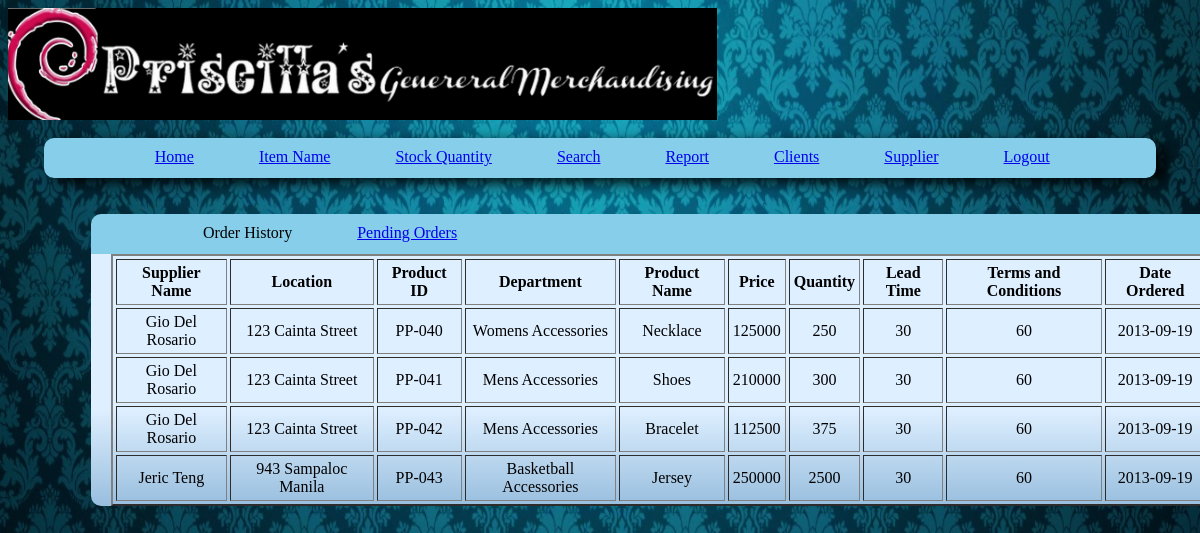
/order_history.php?token=saokjdowemiutj3c0r923u4t3qrc30rcj30rjwx3jfr3c0xfj04rfcmjr098ojgtmrk90gwj6rcfrioughwerg&id=client2 (signed in), run on the app's committed database.
### tables this page shows
CREATE TABLE IF NOT EXISTS `client2_history` (
  `id` int(11) NOT NULL,
  `client_name` varchar(50) DEFAULT NULL,
  `location` varchar(50) DEFAULT NULL,
  `prod_id` int(11) NOT NULL,
  `dept` varchar(50) DEFAULT NULL,
  `prod_name` varchar(50) DEFAULT NULL,
  `price` float DEFAULT NULL,
  `unit` varchar(35) NOT NULL,
  `quantity` int(11) DEFAULT NULL,
  `lead_time` varchar(50) DEFAULT NULL,
  `terms` varchar(50) NOT NULL,
  `date_ordered` date NOT NULL,
  PRIMARY KEY (`prod_id`),
  UNIQUE KEY `prod_id` (`prod_id`)
);

### order_history.php (the view, shortened to what this page needs)
<html>
<head>
	<link rel="stylesheet" href="style-admin.css" />
</head>
<body>
<?php
$user = $_GET['id'];
$token = $_GET['token'];
?>
	<img src="images/header.jpg"/><br/><Br/>
		<div class="header">
			<div class="tab1">
				<div class="tab2"><a href="admin.php">Home</a></div>
				<div class="tab2"><a href="itemname.php">Item Name</a></div>
				<div class="tab2"><a href="stockquantity.php">Stock Quantity</a></div>
				<div class="tab2"><a href="search.php">Search</a></div>
				<div class="tab2"><a href="report.php">Report</a></div>
				<div class="tab2"><a href="clients.php">Clients</a></div>
				<div class="tab2"><a href="supplier.php">Supplier</a></div>
				<div class="tab2"><a href="logout.php">Logout</a></div>
			</div>
		</div>
		<div id="container">
			<div id="upper-tab">
				<div id="crud-item">
					<div class="tab-cont">Order History</div>
					<div class="tab-cont"><a href="<?php Print "pendingorders.php?token=$token&id=$user"; ?>">Pending Orders</a></div>
					<?php
					$page = (isset($_GET['page'])) ? (int)$_GET['page'] : 1;
					$start = ($page - 1) * 10;
					?>
				</div>
			</div>
			<div id="item-names">
				<table BORDER="2"    WIDTH="100%"   CELLPADDING="4" CELLSPACING="3">
				<TR>
					<TH>Supplier Name</TH>
					<TH>Location</TH>
					<TH>Product ID</TH>
					<TH>Department</TH>
					<TH>Product Name</TH>
					<TH>Price</TH>
					<TH>Quantity</TH>
					<TH>Lead Time</TH>
					<TH>Terms and Conditions</TH>
					<TH>Date Ordered</TH>
				</TR>
				<?php
					$table = "$user"."_history";
					$query = mysql_query("Select * from $table LIMIT $start, 10");
					while($row = mysql_fetch_assoc($query)){
						Print "<TR>";
						Print '<TD Align = "Center">'.$row['client_name'].'</TD>';
						Print '<TD Align = "Center">'.$row['location'].'</TD>';
							$len = strlen($row['prod_id']);
						if($len == 1){
							Print '<TD Align = "Center">PP-00'.$row['prod_id'].'</TD>';
						}
						else if($len == 2){
							Print '<TD Align = "Center">PP-0'.$row['prod_id'].'</TD>';
						}
						else{
							Print '<TD Align = "Center">PP-'.$row['prod_id'].'</TD>';
						}
							Print '<TD Align = "Center">'.$row['dept'].'</TD>';
							Print '<TD Align = "Center">'.$row['prod_name'].'</TD>';
							Print '<TD Align = "Center">'.$row['price'].'</TD>';
							Print '<TD Align = "Center">'.$row['quantity'].'</TD>';
							Print '<TD Align = "Center">'.$row['lead_time'].'</TD>';
							Print '<TD Align = "Center">'.$row['terms'].'</TD>';
							Print '<TD Align = "Center">'.$row['date_ordered'].'</TD>';
						Print "</TR>";
					}
				?>
				</table>
			</div>
		</div>
</body>
</html>

### style-admin.css (style rules this page uses)
body { background-image: url('images/background.jpg'); background-color: white; background-repeat: no-repeat; background-size: 100% 100%; }
.header { background-color: skyblue; border-radius: 10px 10px 10px 10px; box-shadow: 10px 5px 15px; height: 40px; margin-left: 3%; margin-right: 3%; }
.tab1 { float: left; margin-left: 10%; margin-top: 10px; display: block; }
.tab2 { float: left; margin-right: 65px; font-family: Verdana Rounded MT Bold; }
#container { background: rgb(222,239,255); background: -moz-linear-gradient(top, rgba(222,239,255,1) 67%, rgba(152,190,222,1) 100%); background: -webkit-gradient(linear, left top, left bottom, color-stop(67%,rgba(222,239,255,1)), color-stop(100%,rgba(152,190,222,1))); background: -webkit-linear-gradient(top, rgba(222,239,255,1) 67%,rgba(152,190,222,1) 100%); background: -o-linear-gradient(top, rgba(222,239,255,1) 67%,rgba(152,190,222,1) 100%); background: -ms-linear-gradient(top, rgba(222,239,255,1) 67%,rgba(152,190,222,1) 100%); background: linear-gradient(to bottom, rgba(222,239,255,1) 67%,rgba(152,190,222,1) 100%); filter: progid:DXImageTransform.Microsoft.gradient( startColorstr='#deefff', endColorstr='#98bede',GradientType=0 ); height: auto; width: 1120px; margin-top: 3%; margin-left: 7%; margin-right: 5%; border-radius: 15px 15px 10px 10px; float: left; font-family: Tahoma; }
#item-names { margin-left: 20px; }
#upper-tab { background-color: skyblue; height: 40px; width: 1120px; border-radius: 10px 10px 0 0; }
#crud-item { float: left; margin-left: 10%; margin-top: 10px; display: block; }
.tab-cont { float: left; margin-right: 65px; font-family: Verdana Rounded MT Bold; }

### data on the page
client2_history: client_name "Gio Del Rosario", location "123 Cainta Street", prod_id "40", dept "Womens Accessories", prod_name "Necklace", price "125000", quantity "250", lead_time "30", terms "60", date_ordered "2013-09-19"
client2_history: client_name "Gio Del Rosario", location "123 Cainta Street", prod_id "41", dept "Mens Accessories", prod_name "Shoes", price "210000", quantity "300", lead_time "30", terms "60", date_ordered "2013-09-19"
client2_history: client_name "Gio Del Rosario", location "123 Cainta Street", prod_id "42", dept "Mens Accessories", prod_name "Bracelet", price "112500", quantity "375", lead_time "30", terms "60", date_ordered "2013-09-19"
client2_history: client_name "Jeric Teng", location "943 Sampaloc Manila", prod_id "43", dept "Basketball Accessories", prod_name "Jersey", price "250000", quantity "2500", lead_time "30", terms "60", date_ordered "2013-09-19"
